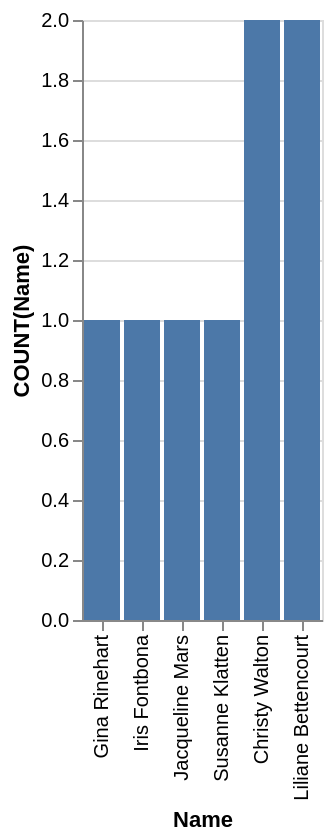

Vega-Lite specification for this chart:
### Vega-Lite specification from a JSON file in a GitHub repository (floating-point values rounded to 4 significant figures)
{"data": {"values": [{"x_data": "Christy Walton", "y_data": 2}, {"x_data": "Gina Rinehart", "y_data": 1}, {"x_data": "Iris Fontbona", "y_data": 1}, {"x_data": "Jacqueline Mars", "y_data": 1}, {"x_data": "Liliane Bettencourt", "y_data": 2}, {"x_data": "Susanne Klatten", "y_data": 1}]}, "mark": "bar", "encoding": {"x": {"field": "x_data", "type": "nominal", "title": "Name", "sort": {"op": "sum", "field": "y_data", "order": "ascending"}}, "y": {"field": "y_data", "type": "quantitative", "title": "COUNT(Name)"}}}
